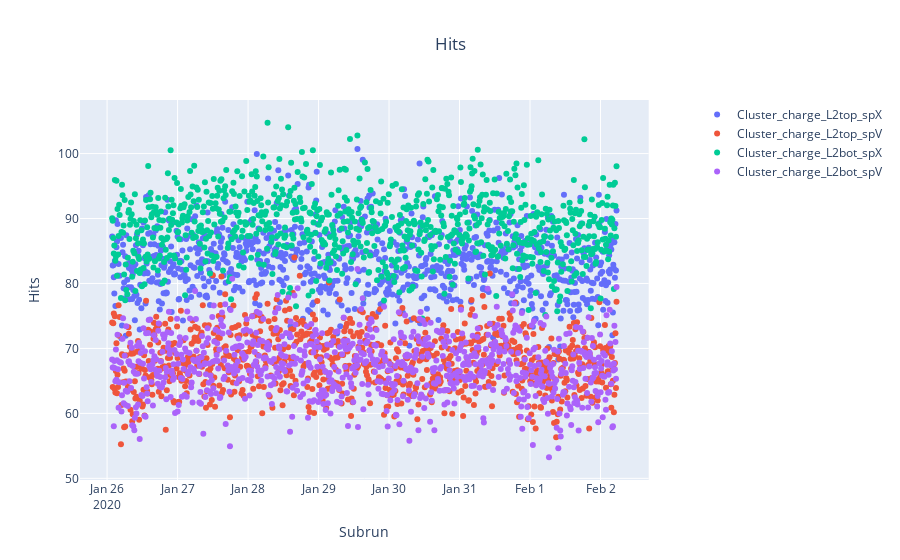

Here is the notebook cell this chart was saved with:
### Code cell
fig = make_subplots(specs=[[{"secondary_y": True}]])

fig.add_trace( 
    go.Scatter(x=cluster_pd.index[cluster_pd['Cluster_charge_L2top_spX'] > 1],y=cluster_pd.Cluster_charge_L2top_spX[cluster_pd['Cluster_charge_L2top_spX'] > 1],
              mode="markers",name="Cluster_charge_L2top_spX",
              ))

fig.add_trace( 
    go.Scatter(x=cluster_pd.index[cluster_pd['Cluster_charge_L2top_spX'] > 1],y=cluster_pd.Cluster_charge_L2top_spV[cluster_pd['Cluster_charge_L2top_spX'] > 1],
              mode="markers",name="Cluster_charge_L2top_spV",
              ))

fig.add_trace( 
    go.Scatter(x=cluster_pd.index[cluster_pd['Cluster_charge_L2top_spX'] > 1],y=cluster_pd.Cluster_charge_L2bot_spX[cluster_pd['Cluster_charge_L2top_spX'] > 1],
          mode="markers",name="Cluster_charge_L2bot_spX",
          ))

fig.add_trace( 
    go.Scatter(x=cluster_pd.index[cluster_pd['Cluster_charge_L2top_spX'] > 1],y=cluster_pd.Cluster_charge_L2bot_spV[cluster_pd['Cluster_charge_L2top_spX'] > 1],
          mode="markers",name="Cluster_charge_L2bot_spV",
          ))

        

fig.update_layout(title=dict(text='Hits', x=0.5),
                   yaxis_title='Hits',
                   xaxis_title='Subrun')
fig.show()

### Figure 1 — Plotly figure (JSON) as saved in the notebook; plotly's stock layout.template omitted (floating-point values rounded to 4 significant figures; data arrays with more than 128 entries replaced by an {"elided": "..."} marker saying what was removed)
{"data": [{"mode": "markers", "name": "Cluster_charge_L2top_spX", "type": "scatter", "x": {"elided": "871 str values"}, "y": {"elided": "871 float values"}}, {"mode": "markers", "name": "Cluster_charge_L2top_spV", "type": "scatter", "x": {"elided": "871 str values"}, "y": {"elided": "871 float values"}}, {"mode": "markers", "name": "Cluster_charge_L2bot_spX", "type": "scatter", "x": {"elided": "871 str values"}, "y": {"elided": "871 float values"}}, {"mode": "markers", "name": "Cluster_charge_L2bot_spV", "type": "scatter", "x": {"elided": "871 str values"}, "y": {"elided": "871 float values"}}], "layout": {"title": {"text": "Hits", "x": 0.5}, "xaxis": {"anchor": "y", "domain": [0, 0.94], "title": {"text": "Subrun"}}, "yaxis": {"anchor": "x", "domain": [0, 1], "title": {"text": "Hits"}}, "yaxis2": {"anchor": "x", "overlaying": "y", "side": "right"}}}
